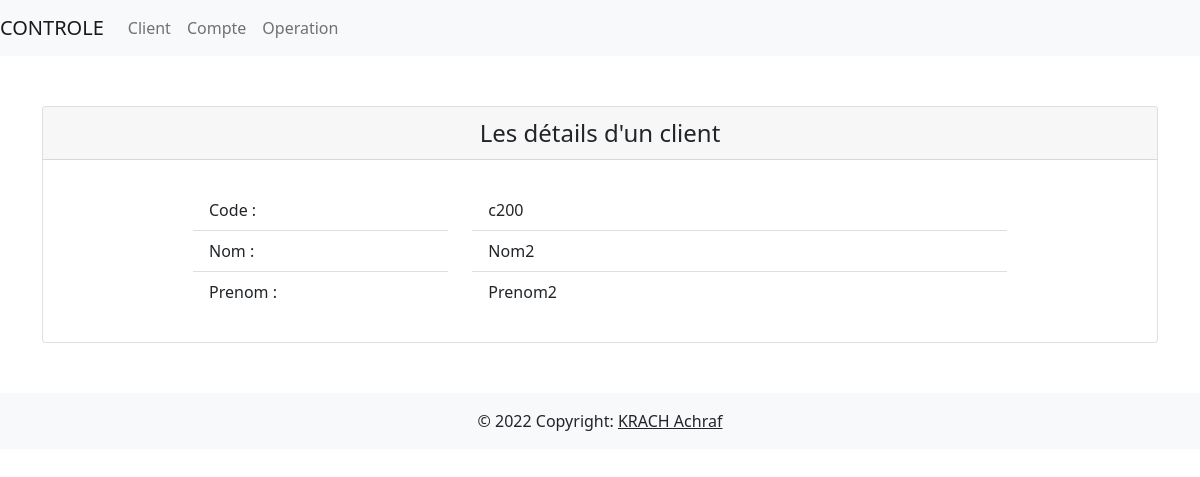
/controle/details_client/c200, run on the app's committed database.
### krach_achraf/models.py (models this page shows, shortened)
class Client(models.Model):
    code = models.CharField(max_length=10, primary_key=True)
    nom = models.CharField(max_length=20)
    prenom = models.CharField(max_length=20)

### krach_achraf/views.py (the view)
# urls.py: path('details_client/<str:code>', views.details_client, name='details_client'),
def details_client(request, code):
    client = Client.objects.get(code=code)
    return render(request, 'details/client.html', {'client': client})

### templates/details/client.html
{% extends 'index.html' %}
{% block content %}
    <div class="card">
        <div class="card-header" style="text-align: center; font-size: x-large">Les détails d'un client</div>
        <div class="card-body" style="padding: 30px 150px;">
            <div class="row">
                <div class="col-md-4">
                    <ul class="list-group list-group-flush">
                        <li class="list-group-item">Code :</li>
                        <li class="list-group-item">Nom :</li>
                        <li class="list-group-item">Prenom :</li>
                    </ul>
                </div>
                <div class="col-md-8">
                    <ul class="list-group list-group-flush">
                        <li class="list-group-item">{{ client.code }}</li>
                        <li class="list-group-item">{{ client.nom }}</li>
                        <li class="list-group-item">{{ client.prenom }}</li>
                    </ul>
                </div>
            </div>
        </div>
    </div>
{% endblock content %}

### data on the page
Client: code "c200", nom "Nom2", prenom "Prenom2"
